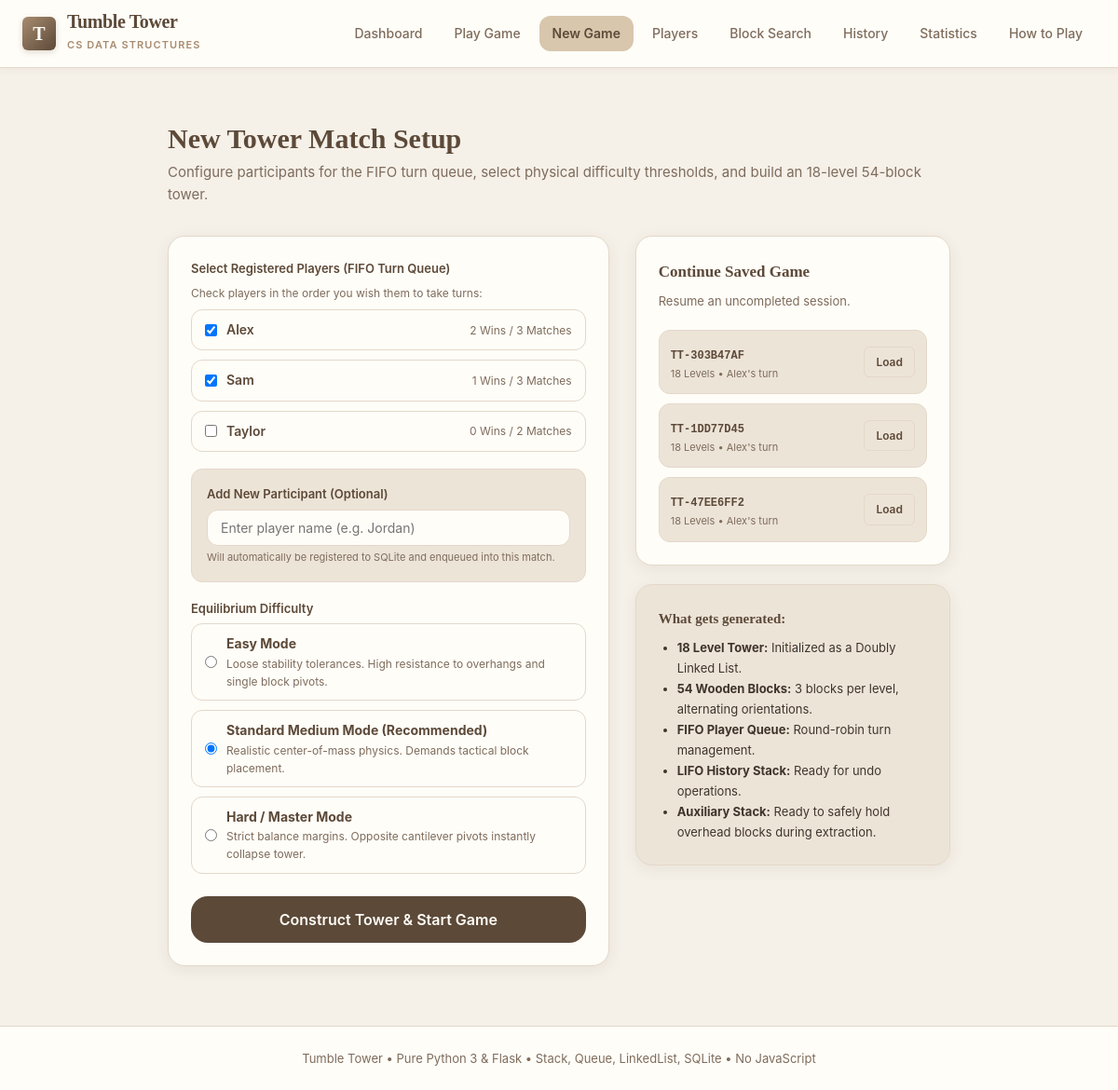
The app's page /setup with its own data.
### tables this page shows
CREATE TABLE players (
                    id INTEGER PRIMARY KEY AUTOINCREMENT,
                    name TEXT UNIQUE NOT NULL,
                    games_played INTEGER DEFAULT 0,
                    games_won INTEGER DEFAULT 0,
                    created_at TEXT NOT NULL
                );

CREATE TABLE games (
                    id TEXT PRIMARY KEY,
                    status TEXT NOT NULL,       -- 'in_progress', 'collapsed', 'completed'
                    difficulty TEXT NOT NULL,   -- 'easy', 'medium', 'hard'
                    current_player TEXT,
                    winner TEXT,
                    total_moves INTEGER DEFAULT 0,
                    total_levels INTEGER DEFAULT 18,
                    blocks_remaining INTEGER DEFAULT 54,
                    collapse_reason TEXT,
                    game_data TEXT NOT NULL,    -- Complete JSON serialization of engine state
                    created_at TEXT NOT NULL,
                    updated_at TEXT NOT NULL
                );

### tumble_tower/app.py (the view, shortened to what this page needs)
@app.route("/setup", methods=["GET", "POST"])
def setup():
    all_players = db.get_all_players()
    saved_games = db.list_saved_games(limit=5)
    return render_template(
        "setup.html",
        all_players=all_players,
        saved_games=saved_games,
        active_page="setup"
    )

### tumble_tower/database.py (called while the page is built)
    def get_connection(self):
        conn = sqlite3.connect(self.db_path)
        conn.row_factory = sqlite3.Row
        return conn

    def get_all_players(self):
        with self.get_connection() as conn:
            cursor = conn.cursor()
            cursor.execute("SELECT * FROM players ORDER BY games_won DESC, games_played DESC, name ASC")
            return [dict(row) for row in cursor.fetchall()]

    def list_saved_games(self, limit=10):
        with self.get_connection() as conn:
            cursor = conn.cursor()
            cursor.execute("""
                SELECT id, status, difficulty, current_player, total_moves, total_levels, updated_at
                FROM games
                WHERE status = 'in_progress'
                ORDER BY updated_at DESC
                LIMIT ?
            """, (limit,))
            return [dict(row) for row in cursor.fetchall()]

### tumble_tower/templates/setup.html (shortened to what this page needs)
{% extends "base.html" %}
{% block content %}
<div style="max-width: 840px; margin: 0 auto; display: flex; flex-direction: column; gap: 32px;">
  <div>
    <h2 style="font-family: var(--font-serif); font-size: 30px; color: var(--dark-brown);">New Tower Match Setup</h2>
    <p style="color: var(--text-muted); font-size: 15px;">
      Configure participants for the FIFO turn queue, select physical difficulty thresholds, and build an 18-level 54-block tower.
    </p>
  </div>
  <div style="display: grid; grid-template-columns: 1.4fr 1fr; gap: 28px;">
    <div class="card">
      <form action="{{ url_for('setup') }}" method="POST">
        <div class="form-group">
          <label class="form-label">Select Registered Players (FIFO Turn Queue)</label>
          <span style="font-size: 12px; color: var(--text-muted); display: block; margin-bottom: 8px;">
            Check players in the order you wish them to take turns:
          </span>
          <div class="choice-list">
            {% for player in all_players %}
              <label class="choice-label">
                <input type="checkbox" name="players" value="{{ player.name }}" {% if loop.index <= 2 %}checked{% endif %}>
                <span style="font-weight: 600; color: var(--dark-brown);">{{ player.name }}</span>
                <span style="font-size: 12px; color: var(--text-muted); margin-left: auto;">
                  {{ player.games_won }} Wins / {{ player.games_played }} Matches
                </span>
              </label>
            {% else %}
              <p style="font-size: 13px; color: var(--text-muted); font-style: italic;">
                No players registered yet. Add a new player below.
              </p>
            {% endfor %}
          </div>
        </div>
        <div class="form-group" style="background-color: var(--bg-secondary); padding: 16px; border-radius: var(--radius-md); border: 1px solid var(--borders);">
          <label class="form-label" for="custom_player">Add New Participant (Optional)</label>
          <input type="text" id="custom_player" name="custom_player" class="form-input" placeholder="Enter player name (e.g. Jordan)">
          <span style="font-size: 11px; color: var(--text-muted); display: block; margin-top: 4px;">
            Will automatically be registered to SQLite and enqueued into this match.
          </span>
        </div>
        <div class="form-group">
          <label class="form-label">Equilibrium Difficulty</label>
          <div class="choice-list">
            <label class="choice-label">
              <input type="radio" name="difficulty" value="easy">
              <div>
                <strong style="color: var(--dark-brown);">Easy Mode</strong>
                <p style="font-size: 12px; color: var(--text-muted); margin: 0;">Loose stability tolerances. High resistance to overhangs and single block pivots.</p>
              </div>
            </label>
            <label class="choice-label">
              <input type="radio" name="difficulty" value="medium" checked>
              <div>
                <strong style="color: var(--dark-brown);">Standard Medium Mode (Recommended)</strong>
                <p style="font-size: 12px; color: var(--text-muted); margin: 0;">Realistic center-of-mass physics. Demands tactical block placement.</p>
              </div>
            </label>
            <label class="choice-label">
              <input type="radio" name="difficulty" value="hard">
              <div>
                <strong style="color: var(--dark-brown);">Hard / Master Mode</strong>
                <p style="font-size: 12px; color: var(--text-muted); margin: 0;">Strict balance margins. Opposite cantilever pivots instantly collapse tower.</p>
              </div>
            </label>
          </div>
        </div>
        <div style="margin-top: 24px;">
          <button type="submit" class="btn btn-primary btn-full btn-lg">
            Construct Tower & Start Game
          </button>
        </div>
      </form>
    </div>
    <div style="display: flex; flex-direction: column; gap: 20px;">
      <div class="card">
        <h3 class="card-title" style="font-size: 17px;">Continue Saved Game</h3>
        <p class="card-subtitle">Resume an uncompleted session.</p>
        {% if saved_games %}
          <div style="display: flex; flex-direction: column; gap: 10px;">
            {% for g in saved_games %}
              <div style="padding: 12px; background-color: var(--bg-secondary); border-radius: var(--radius-md); border: 1px solid var(--borders); display: flex; justify-content: space-between; align-items: center;">
                <div>
                  <strong style="font-family: var(--font-mono); font-size: 12px; color: var(--dark-brown);">{{ g.id }}</strong>
                  <div style="font-size: 11px; color: var(--text-muted);">
                    {{ g.total_levels }} Levels &bull; {{ g.current_player }}'s turn
                  </div>
                </div>
                <a href="{{ url_for('load_game', game_id=g.id) }}" class="btn btn-secondary btn-sm">Load</a>
              </div>
            {% endfor %}
          </div>
        {% else %}
          <p style="font-size: 13px; color: var(--text-muted); font-style: italic;">No pending saved games.</p>
        {% endif %}
      </div>
      <div class="card" style="background-color: var(--bg-secondary);">
        <h4 style="font-family: var(--font-serif); font-size: 15px; color: var(--dark-brown); margin-bottom: 8px;">
          What gets generated:
        </h4>
        <ul style="font-size: 13px; color: var(--text-main); padding-left: 20px; line-height: 1.7;">
          <li><strong>18 Level Tower:</strong> Initialized as a Doubly Linked List.</li>
          <li><strong>54 Wooden Blocks:</strong> 3 blocks per level, alternating orientations.</li>
          <li><strong>FIFO Player Queue:</strong> Round-robin turn management.</li>
          <li><strong>LIFO History Stack:</strong> Ready for undo operations.</li>
          <li><strong>Auxiliary Stack:</strong> Ready to safely hold overhead blocks during extraction.</li>
        </ul>
      </div>
    </div>
  </div>
</div>
{% endblock %}

### tumble_tower/static/css/style.css (style rules this page uses)
:root { --bg-main: #F5F0E8; --bg-card: #FFFDF8; --bg-secondary: #EDE4D8; --primary-beige: #D8C6AD; --muted-brown: #A88C70; --dark-brown: #5C4938; --text-main: #3F342B; --text-muted: #7E6C5C; --borders: #E3D8C9; --success: #849B78; --success-bg: #EBF2E8; --error: #C77C70; --error-bg: #FAECE9; --warning: #D99B52; --warning-bg: #FCF4E8; --radius-sm: 6px; --radius-md: 12px; --radius-lg: 18px; --radius-xl: 24px; --shadow-subtle: 0 2px 8px rgba(92, 73, 56, 0.05); --shadow-card: 0 4px 16px rgba(92, 73, 56, 0.08); --shadow-lift: 0 8px 24px rgba(92, 73, 56, 0.12); --shadow-block: 0 3px 6px rgba(92, 73, 56, 0.18), inset 0 1px 0 rgba(255, 255, 255, 0.35); --font-serif: "Playfair Display", "Georgia", "Cambria", serif; --font-sans: -apple-system, BlinkMacSystemFont, "Segoe UI", Roboto, "Helvetica Neue", Arial, sans-serif; --font-mono: "SF Mono", "Cascadia Code", "Fira Code", Menlo, monospace; }
*, *::before, *::after { box-sizing: border-box; margin: 0; padding: 0; }
body { background-color: var(--bg-main); color: var(--text-main); font-family: var(--font-sans); line-height: 1.6; -webkit-font-smoothing: antialiased; min-height: 100vh; display: flex; flex-direction: column; }
.card { background-color: var(--bg-card); border: 1px solid var(--borders); border-radius: var(--radius-lg); padding: 24px; box-shadow: var(--shadow-card); }
.card-title { font-family: var(--font-serif); font-size: 20px; font-weight: 700; color: var(--dark-brown); margin-bottom: 8px; }
.card-subtitle { font-size: 13px; color: var(--text-muted); margin-bottom: 20px; }
.btn { display: inline-flex; align-items: center; justify-content: center; padding: 10px 18px; font-size: 14px; font-weight: 600; border-radius: var(--radius-md); border: 1px solid transparent; cursor: pointer; text-decoration: none; transition: all 0.2s ease; font-family: inherit; }
.btn-primary { background-color: var(--dark-brown); color: #FFFDF8; }
.btn-secondary { background-color: var(--bg-secondary); color: var(--dark-brown); border-color: var(--borders); }
.btn-sm { padding: 6px 12px; font-size: 12px; border-radius: var(--radius-sm); }
.btn-lg { padding: 14px 28px; font-size: 16px; border-radius: var(--radius-lg); }
.btn-full { width: 100%; }
.form-group { margin-bottom: 18px; }
.form-label { display: block; font-size: 13px; font-weight: 600; color: var(--dark-brown); margin-bottom: 6px; }
.form-input, .form-select { width: 100%; padding: 10px 14px; border: 1px solid var(--borders); border-radius: var(--radius-md); background-color: #FFFDF8; color: var(--text-main); font-family: inherit; font-size: 14px; transition: border-color 0.2s ease; }
.choice-list { display: flex; flex-direction: column; gap: 10px; }
.choice-label { display: flex; align-items: center; gap: 10px; font-size: 14px; cursor: pointer; padding: 10px 14px; border: 1px solid var(--borders); border-radius: var(--radius-md); background-color: #FFFDF8; transition: all 0.2s ease; }

### records on screen
players: name "Alex", games_won "2", games_played "3"
players: name "Sam", games_won "1", games_played "3"
players: name "Taylor", games_won "0", games_played "2"
games: id "TT-303B47AF", total_levels "18", current_player "Alex"
games: id "TT-1DD77D45", total_levels "18", current_player "Alex"
games: id "TT-47EE6FF2", total_levels "18", current_player "Alex"
